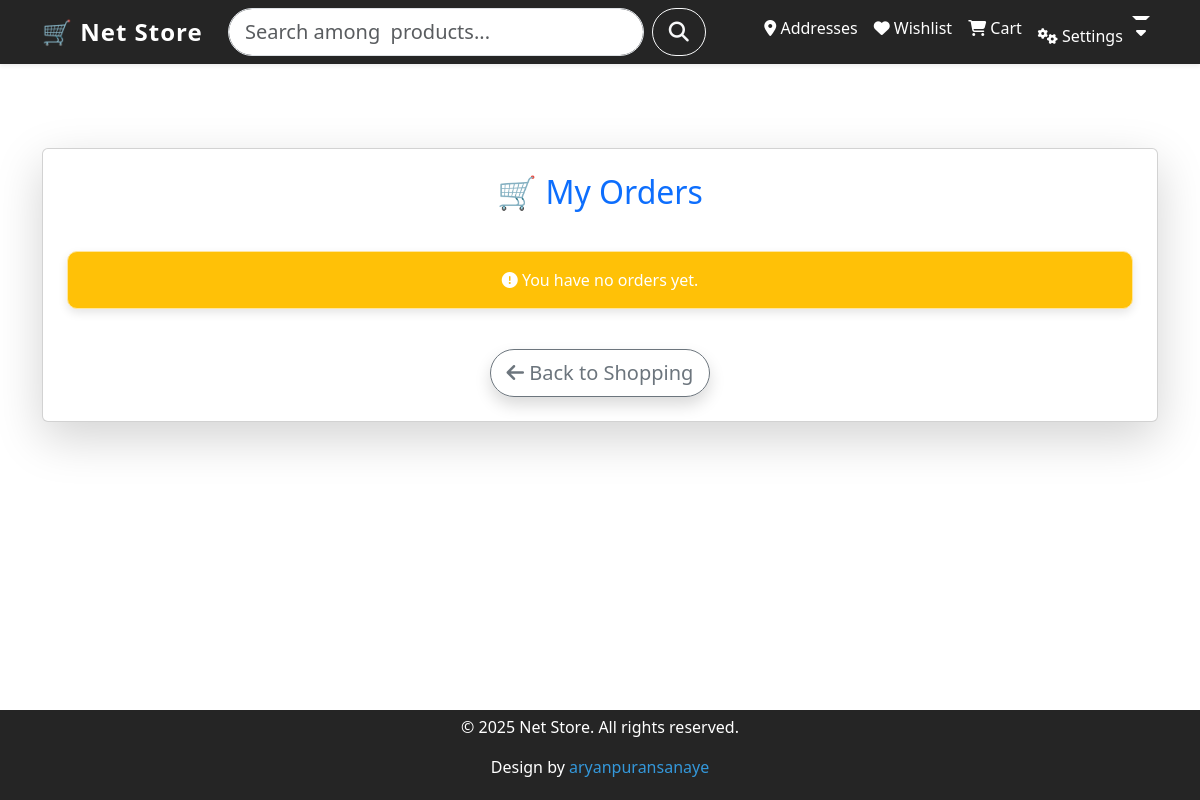
The page /cart/orders/ (signed in) on the database as committed earlier.
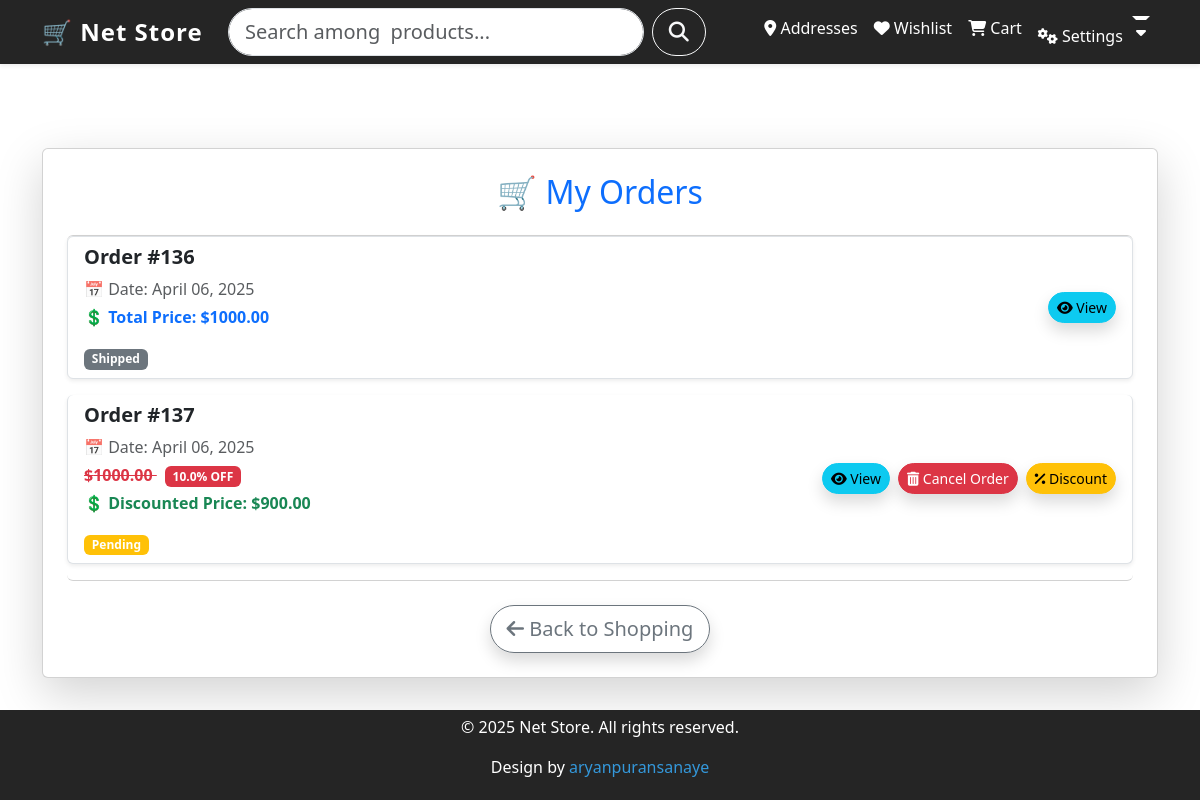
The same page on the database as committed later.
### orders/models.py (models this page shows, shortened)
class Order(models.Model):
    CHOICES = [
        ("Pending", "Pending"),
        ("Shipped", "Shipped"),
        ("Delivered", "Delivered")
    ]
    customer = models.ForeignKey('customers.Customer', on_delete=models.CASCADE)
    total_price = models.DecimalField(max_digits=10, decimal_places=2, default=Decimal('0.00'), null=True, blank=True)
    final_price = models.DecimalField(max_digits=10, decimal_places=2, default=Decimal('0.00'), null=True, blank=True)
    discount_code = models.ForeignKey('DiscountByCode', null=True, blank=True, on_delete=models.SET_NULL)
    discount_percentage = models.FloatField(null=True, blank=True)
    created_at = models.DateTimeField(auto_now_add=True)
    status = models.CharField(max_length=20, choices=CHOICES, default="Pending")

### orders/views.py (the view)
# urls.py: path('orders/', CustomerOrderView.as_view(), name='orders'),
class CustomerOrderView(APIView):
    permission_classes = [IsAuthenticated]
    def get(self, request, order_id=None):
        customer = request.user.customer
        if order_id:
            order = get_object_or_404(Order, id=order_id, customer=customer)
            address = get_object_or_404(Address, customer=customer, is_active=True)
            return render(request, 'orders/order_detail.html', {'order': order, 'address': address})
        orders = Order.objects.filter(customer=customer)
        return render(request, 'orders/cart_detail.html', {'orders': orders})

### orders/templates/orders/cart_detail.html (shortened to what this page needs)
{% extends "base.html" %}
{% block content %}
<div class="container mt-5">
    <div class="card shadow-lg p-4 rounded-lg">
        <h2 class="text-center text-primary mb-4">🛒 My Orders</h2>
        {% if orders %}
            <ul class="list-group">
                {% for order in orders %}
                    <li class="list-group-item d-flex justify-content-between align-items-center shadow-sm rounded mb-3">
                        <div>
                            <h5 class="fw-bold">Order #{{ order.id }}</h5>
                            <p class="mb-1 text-muted">📅 Date: {{ order.created_at|date:"F d, Y" }}</p>
                            {% if order.discount_percentage > 0 %}
                                <p class="mb-1">
                                    <span class="text-danger fw-bold" style="text-decoration: line-through;">
                                        ${{ order.total_price|floatformat:2 }}
                                    </span>
                                    <span class="badge bg-danger ms-2">
                                        {{ order.discount_percentage }}% OFF
                                    </span>
                                </p>
                                <p class="fw-bold text-success">💲 Discounted Price: ${{ order.final_price|floatformat:2 }}</p>
                            {% else %}
                                <p class="fw-bold text-primary">💲 Total Price: ${{ order.total_price|floatformat:2 }}</p>
                            {% endif %}
                            <span class="badge
                                bg-{% if order.status == 'Pending' %}warning
                                   {% elif order.status == 'Completed' %}success
                                   {% else %}secondary
                                   {% endif %}">
                                {{ order.status }}
                            </span>
                        </div>
                        <div class="d-flex gap-2">
                            <a href="{% url 'orders:order-detail' order.id %}" class="btn btn-info btn-sm rounded-pill shadow">
                                <i class="fas fa-eye"></i> View
                            </a>
                            {% if order.status == "Pending" %}
                                <form action="{% url 'orders:remove-order' order.id %}" method="post">
                                    <button type="submit" class="btn btn-danger btn-sm rounded-pill shadow">
                                        <i class="fas fa-trash-alt"></i> Cancel Order
                                    </button>
                                </form>
                                <a href="#" class="btn btn-warning btn-sm rounded-pill shadow" data-bs-toggle="modal" data-bs-target="#discountModal{{ order.id }}">
                                    <i class="fas fa-percentage"></i> Discount
                                </a>
                            {% endif %}
                        </div>
                    </li>
                {% endfor %}
            </ul>
        {% else %}
            <div class="alert alert-warning text-center mt-3">
                <i class="fas fa-exclamation-circle"></i> You have no orders yet.
            </div>
        {% endif %}
        <div class="d-flex justify-content-center mt-4">
            <a href="{% url 'products:home' %}" class="btn btn-outline-secondary btn-lg rounded-pill shadow">
                <i class="fas fa-arrow-left"></i> Back to Shopping
            </a>
        </div>
    </div>
</div>
{% endblock %}

### templates/base.html (shortened to what this page needs)
<!DOCTYPE html>
<html lang="eng">
{% load static %}
<head>
    <link href="https://cdn.jsdelivr.net/npm/bootstrap@5.3.0/dist/css/bootstrap.min.css" rel="stylesheet">
    <link rel="stylesheet" href="https://cdnjs.cloudflare.com/ajax/libs/font-awesome/6.4.0/css/all.min.css">
</head>
<body>
    <nav class="navbar navbar-expand-lg navbar-dark shadow-sm">
        <div class="container">
            <a class="navbar-brand fw-bold me-auto" href="{% url 'products:home' %}">🛒 Net Store</a>
            <div class="collapse navbar-collapse" id="navbarNav">
                <div class="mx-auto w-50">
                    <form class="d-flex" method="GET" action="{% url 'products:search-product' %}">
                        <input class="form-control form-control-lg rounded-pill me-2" type="search" name="q"
                               placeholder="Search among {{ products_count }} products..."
                               aria-label="Search" required>
                        <button class="btn btn-lg btn-outline-light rounded-pill" type="submit">
                            <i class="fas fa-search"></i>
                        </button>
                    </form>
                </div>
                <ul class="navbar-nav ms-auto">
                    {% if user.is_authenticated %}
                        <li class="nav-item"><a class="nav-link" href="{% url 'customers:address-list' %}"><i class="fas fa-map-marker-alt"></i> Addresses</a></li>
                        <li class="nav-item"><a class="nav-link" href="{% url 'customers:wishlist-list' %}"><i class="fas fa-heart"></i> Wishlist</a></li>
                        <li class="nav-item"><a class="nav-link" href="{% url 'orders:orders' %}"><i class="fas fa-shopping-cart"></i> Cart</a></li>
                        <li class="nav-item dropdown">
                            <a class="nav-link dropdown-toggle" id="navbarDropdown" role="button" data-bs-toggle="dropdown" aria-expanded="false">
                                <i class="fas fa-cogs"></i> Settings
                            </a>
                        </li>
                    {% else %}
                        <li class="nav-item"><a class="nav-link text-success fw-bold" href="{% url 'core:login' %}"><i class="fas fa-sign-in-alt"></i> Login/Register</a></li>
                    {% endif %}
                </ul>
            </div>
        </div>
    </nav>
<div class="content">
    {% block content %}{% endblock %}
</div>
<footer>
    <p>© 2025 Net Store. All rights reserved.</p>
    <p>Design by <a href="https://github.com/aryanpuransanaye" target="_blank">aryanpuransanaye</a></p>
</footer>
</body>
</html>

### templates/base.html (style rules this page uses)
.navbar { background-color: #252525; position: fixed; top: 0; left: 0; width: 100%; z-index: 1000; }
.navbar .navbar-brand { font-weight: bold; font-size: 1.5rem; color: #fff; letter-spacing: 1px; }
.navbar .nav-link { color: white !important; }
.navbar-nav .nav-item.dropdown { position: relative; }
.navbar-nav .dropdown-toggle::after { content: "\f0d7"; font-family: "Font Awesome 5 Free"; font-weight: 900; margin-left: 5px; }
.content { margin-top: 80px; padding: 20px; }
html, body { height: 100%; margin: 0; display: flex; flex-direction: column; }
.content { flex: 1; padding: 20px; }
footer { background-color: #252525; color: white; text-align: center; padding: 5px; position: relative; bottom: 0; width: 100%; }
footer a { color: #3498db; text-decoration: none; }

Rows that differ between the two databases and show on the page:
added Order: id "136", created_at "April 06, 2025", total_price "1000.00", status "Shipped"
added Order: id "137", created_at "April 06, 2025", total_price "1000.00", discount_percentage "10.0", final_price "900.00", status "Pending"
Other text that changed with them:
text no longer shown: "You have no orders yet."
